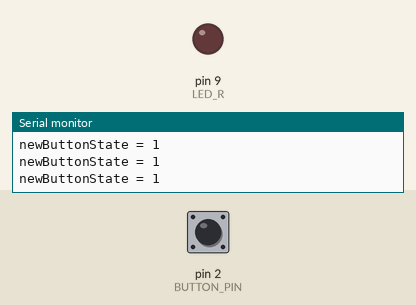
Simulated run of this sketch. Board: Arduino Uno, built with avr-gcc and run on an emulated ATmega328P. Parts: output pins drawn as LEDs (lit = HIGH), the last lines printed to the serial monitor. Inputs (shaded band) come from the test bench; at power-on: pin 2 (BUTTON_PIN) HIGH. Not simulated (calls return 0 or success): arduino_secrets.h.

Above: at 1.3 s.
1.4 s: pin 2 (BUTTON_PIN) pulled LOW for 0.3 s
At 2.7 s:
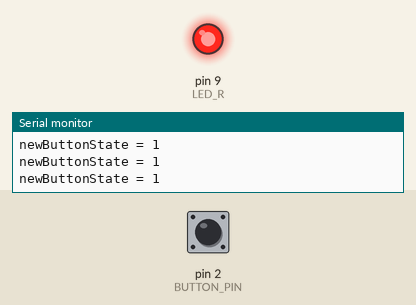
3.2 s: pin 2 (BUTTON_PIN) pulled LOW for 1 s
5.7 s: pin 2 (BUTTON_PIN) driven LOW
At 6.7 s:
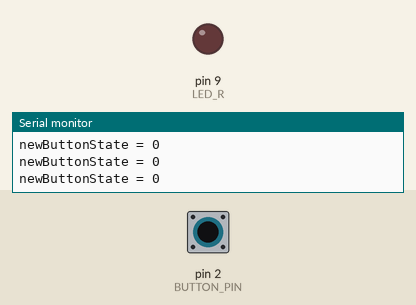
7.2 s: pin 2 (BUTTON_PIN) pulsed HIGH 2 times (0.12 s each, 0.3 s apart)
Timing chart, 0 to 10.2 s (numbered marks = the images above; inputs shaded):
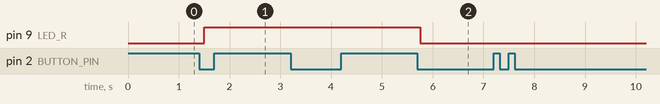

The sketch:

05-Latching_Button_LED.ino
```cpp
#include "arduino_secrets.h"

/*
Toggles an LED on and off every time a momentary button is pressed.
LED is external, and is connected to pin D9.
Button is external, and is connected to pin D2.
*/
int colors[3] = {0, 1, 2};  // colors = [9,10,11]
int color_pick = 0;


// define macros for pin numbers so the code is easier to understand
#define LED_R 9
#define LED_G 10
#define LED_B 11

#define BUTTON_PIN 2

// global variable to store the button state
int newButtonState = 0;  //must be int because digitalRead() function returns an int!
int oldButtonState = 0;

// global variable to store the Colour state
int newLED_Color = 10;
int oldLED_Color = 9;

// the setup function runs once when you press reset or power the board
void setup() {
  // initialise the LED pins
  pinMode(LED_R, OUTPUT);
  pinMode(BUTTON_PIN, INPUT_PULLUP);  // enable the internal pullup resistor for this pin --> press the button to pull the pin to 0V (active low)

  // initialise the serial port
  Serial.begin(9600);
}

// the loop function runs over and over again forever
void loop() {

  newButtonState = digitalRead(BUTTON_PIN);  // read and store the current state of the button
  Serial.print("newButtonState = ");
  Serial.println(newButtonState);

  if(newButtonState != oldButtonState)  // button has changed state
  {
    oldButtonState = newButtonState;  // update the button state so the change can be detected next time

    if(newButtonState == LOW && color_pick == 0) // button pressed
    {
      color_pick++; // RED
      //digitalWrite(LED_R, !digitalRead(LED_R));  // invert the state of the LED pin
      digitalWrite(LED_R, HIGH);
      digitalWrite(LED_G, LOW);
      digitalWrite(LED_B, LOW);
      Serial.println("LED RED");
    } else if (newButtonState == LOW && color_pick == 1) {
      color_pick++; // Yellow
      digitalWrite(LED_R, HIGH);
      digitalWrite(LED_G, HIGH);
      digitalWrite(LED_B, LOW);
      Serial.println("LED YELLOW");
    }
    else if (newButtonState == LOW && color_pick == 2) {
      color_pick++; // GREEN
      digitalWrite(LED_R, LOW);
      digitalWrite(LED_G, HIGH);
      digitalWrite(LED_B, LOW);
      Serial.println("LED GREEN");
    }
        else if (newButtonState == LOW && color_pick == 3) {
      color_pick++; // CYAN
      digitalWrite(LED_R, LOW);
      digitalWrite(LED_G, HIGH);
      digitalWrite(LED_B, HIGH);
      Serial.println("LED CYAN");
    }
        else if (newButtonState == LOW && color_pick == 4) {
      color_pick++; // BLUE
      digitalWrite(LED_R, LOW);
      digitalWrite(LED_G, LOW);
      digitalWrite(LED_B, HIGH);
      Serial.println("LED BLUE");
    }

        else if (newButtonState == LOW && color_pick == 5) {
      color_pick++; // MAGENTA
      digitalWrite(LED_R, HIGH);
      digitalWrite(LED_G, LOW);
      digitalWrite(LED_B, HIGH);
      Serial.println("LED MAGENTA");
    }

    else if (newButtonState == LOW && color_pick == 6) {
      color_pick = 0; // WHITE
      digitalWrite(LED_R, HIGH);
      digitalWrite(LED_G, HIGH);
      digitalWrite(LED_B, HIGH);
      Serial.println("LED WHITE");
    }
  }

  delay(250);                 // wait for 250ms
}
```

Measured:
- after the input at 1.4 s, pin 9 (LED_R): LOW → HIGH after 0.10 s
- after the input at 5.7 s, pin 9 (LED_R): HIGH → LOW after 0.06 s
